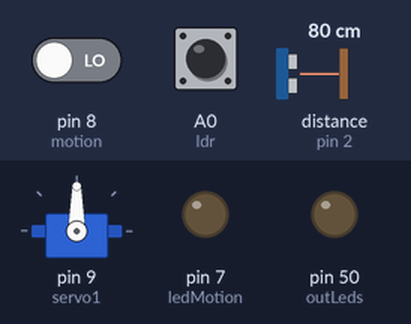
This sketch was run on a simulated Arduino Mega 2560, built with avr-gcc and run on an emulated ATmega2560. Parts: servo, output pins drawn as LEDs (lit = HIGH). The test bench sets the inputs (shaded band); at power-on: distance to the obstacle (sensor on pin 2) 80 cm, pin 8 (motion) LOW, A0 (ldr) HIGH. The echo pulse lasts 58.3 µs per cm.

Above: at 1.2 s.
1.3 s: distance to the obstacle (sensor on pin 2) set to 17 cm
2.8 s: distance to the obstacle (sensor on pin 2) set to 15 cm
At 4.0 s:
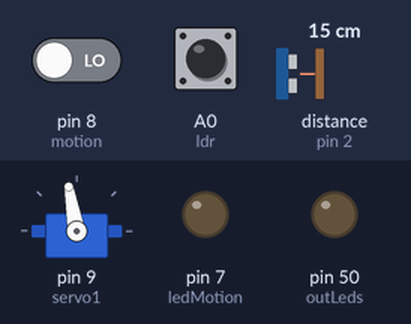
4.3 s: pin 8 (motion) driven HIGH
At 5.0 s:
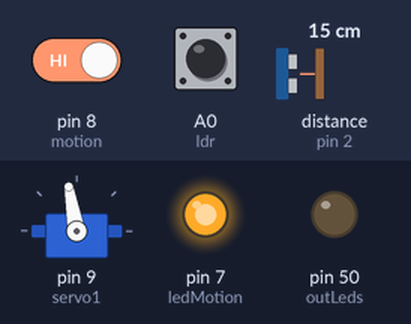
7.3 s: pin 8 (motion) driven LOW
At 8.3 s:
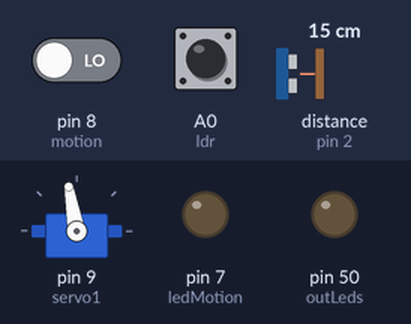
10.3 s: distance to the obstacle (sensor on pin 2) set to 4 cm
13.3 s: distance to the obstacle (sensor on pin 2) set to 2 cm
Timing chart, 0 to 16.3 s (numbered marks = the images above; inputs shaded):
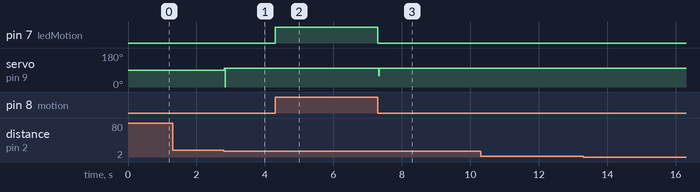

The sketch:

codigo_completo.ino
```cpp
#include <Servo.h>
#include <Ultrasonic.h>

// porta princiapal
#define distance 15
int servo1 = 9;
int trigger = 3;
int echo = 2;
int angulo;
int servo_timing = 1000;
bool portaAbrindo = false;
Servo meuServo;
Ultrasonic u(trigger, echo);

/* Sensor de movimentos */
#define motion 8
#define ledMotion 7

/* Sensor de luminosidade */
#define ldr A0
#define outLeds 50

void setup() {
  meuServo.attach(servo1);

  pinMode(motion, INPUT);
  pinMode(ledMotion, OUTPUT);

  pinMode(ldr, INPUT_PULLUP);
  pinMode(outLeds, OUTPUT);

}

// porta princiapal
void portaPrincipal() {
  if (!portaAbrindo) {
    int d = u.read();
    if (d <= distance) {
      // abrir porta principal
      for (angulo = 0; angulo <= 100; angulo++) {
        meuServo.write(angulo); // Define a posição do servo
      }
      portaAbrindo = true;
    }
  } else {
    servo_timing--;
    if (servo_timing <= 0) {
      for (angulo = 100; angulo >= 0; angulo--) {
        meuServo.write(angulo); // Define a posição do servo
      }
      portaAbrindo = false;
      servo_timing = 1000;
    }
  }
}

// sensor de movimentos
void movimentos() {
  int mov = digitalRead(motion);
  digitalWrite(ledMotion, mov);
}

// sensor de luminosidade
void luminosidade() {
  int lum = digitalRead(ldr);
  if (lum >= 100) {
    digitalWrite(outLeds, HIGH);
  } else {
    digitalWrite(outLeds, LOW);
  }
}

// funcao loop
void loop() {
  portaPrincipal();
  movimentos();
  luminosidade();
}
```

Measured:
- after the input at 1.3 s, every drawn part: stays the same
- after the input at 2.8 s, servo on pin 9 (servo1): 90° → 100° at once
- after the input at 4.3 s, pin 7 (ledMotion): LOW → HIGH at once
- after the input at 7.3 s, pin 7 (ledMotion): HIGH → LOW at once; servo on pin 9 (servo1): 100° → 59° at once, → 100° 0.01 s later
- after the input at 10.3 s, every drawn part: stays the same
- after the input at 13.3 s, every drawn part: stays the same
